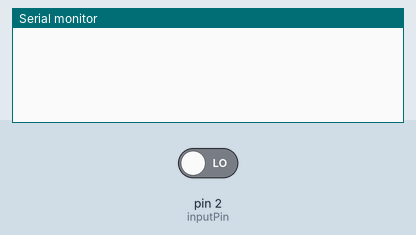
This sketch was run on a simulated Arduino Uno, built with avr-gcc and run on an emulated ATmega328P. Parts: the last lines printed to the serial monitor. Inputs (shaded band) come from the test bench; at power-on: pin 2 (inputPin) LOW.

Above: at 1.2 s.
1.3 s: pin 2 (inputPin) driven HIGH
At 1.8 s:
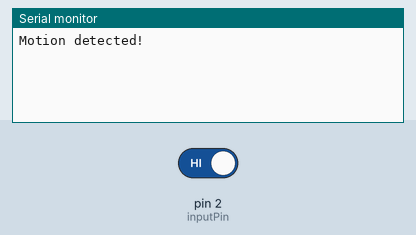
2.8 s: pin 2 (inputPin) driven LOW
At 4.1 s:
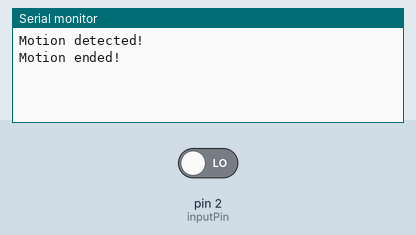

The sketch:

PIR_Test.ino
```cpp
int inputPin = 2;               // choose the input pin (for PIR sensor)
int val = 0;                    // variable for reading the pin status
int pirState = LOW;

void setup()
{
  pinMode(inputPin, INPUT);     // declare sensor as input

  Serial.begin(9600);
}

void loop()
{
  val = digitalRead(inputPin);  // read input value
  if (val == HIGH) // check if the input is HIGH
  {
    if (pirState == LOW)
    {
      // we have just turned on
      Serial.println("Motion detected!");
      // We only want to print on the output change, not state
      pirState = HIGH;
    }
  }
  else
  {
    if (pirState == HIGH)
    {
      // we have just turned of
      Serial.println("Motion ended!");
      // We only want to print on the output change, not state
      pirState = LOW;
    }
  }
}
```

Measured:
- after the input at 1.3 s, the serial monitor: prints a new line at once (image 1)
- after the input at 2.8 s, the serial monitor: prints a new line at once (image 2)
